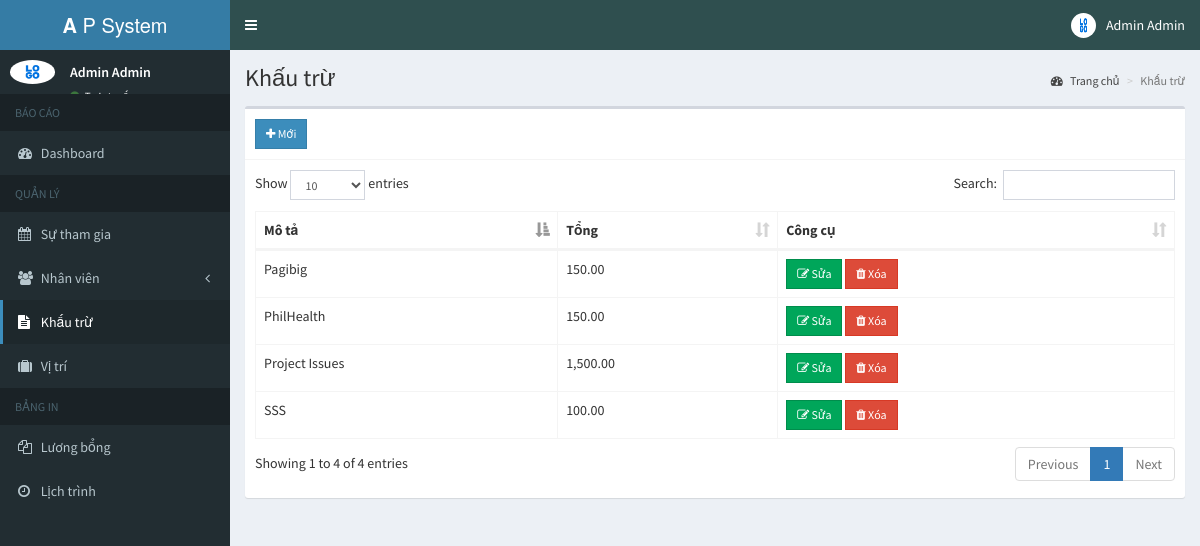
/admin/deduction.php (signed in), run on the app's committed database.
### tables this page shows
CREATE TABLE `deductions` (
  `id` int(11) NOT NULL,
  `description` varchar(100) NOT NULL,
  `amount` double NOT NULL
);

### admin/includes/session.php (called while the page is built, shortened)
<?php
	include 'includes/conn.php';
	$sql = "SELECT * FROM admin WHERE id = '".$_SESSION['admin']."'";
	$query = $conn->query($sql);
	$user = $query->fetch_assoc();
?>

### admin/deduction.php (the view, shortened to what this page needs)
<?php include 'includes/session.php'; ?>
<?php include 'includes/header.php'; ?>
<body class="hold-transition skin-blue sidebar-mini">
<div class="wrapper">
  <?php include 'includes/navbar.php'; ?>
  <?php include 'includes/menubar.php'; ?>
  <div class="content-wrapper">
    <section class="content-header">
      <h1>
        Khấu trừ
      </h1>
      <ol class="breadcrumb">
        <li><a href="#"><i class="fa fa-dashboard"></i> Trang chủ</a></li>
        <li class="active">Khấu trừ</li>
      </ol>
    </section>
    <section class="content">
      <div class="row">
        <div class="col-xs-12">
          <div class="box">
            <div class="box-header with-border">
              <a href="#addnew" data-toggle="modal" class="btn btn-primary btn-sm btn-flat"><i class="fa fa-plus"></i> Mới</a>
            </div>
            <div class="box-body">
              <table id="example1" class="table table-bordered">
                <thead>
                  <th>Mô tả</th>
                  <th>Tổng</th>
                  <th>Công cụ</th>
                </thead>
                <tbody>
                  <?php
                    $sql = "SELECT * FROM deductions";
                    $query = $conn->query($sql);
                    while($row = $query->fetch_assoc()){
                      echo "
                        <tr>
                          <td>".$row['description']."</td>
                          <td>".number_format($row['amount'], 2)."</td>
                          <td>
                            <button class='btn btn-success btn-sm edit btn-flat' data-id='".$row['id']."'><i class='fa fa-edit'></i> Sửa</button>
                            <button class='btn btn-danger btn-sm delete btn-flat' data-id='".$row['id']."'><i class='fa fa-trash'></i> Xóa</button>
                          </td>
                        </tr>
                      ";
                    }
                  ?>
                </tbody>
              </table>
            </div>
          </div>
        </div>
      </div>
    </section>
  </div>
</div>
</body>
</html>

### admin/includes/header.php (shortened to what this page needs)
<!DOCTYPE html>
<html>
<head>
  	<link rel="stylesheet" href="../bower_components/bootstrap/dist/css/bootstrap.min.css">
  	<link rel="stylesheet" href="../bower_components/font-awesome/css/font-awesome.min.css">
  	<link rel="stylesheet" href="../bower_components/Ionicons/css/ionicons.min.css">
    <link rel="stylesheet" href="../dist/css/AdminLTE.min.css">
    <link rel="stylesheet" href="../bower_components/datatables.net-bs/css/dataTables.bootstrap.min.css">
    <link rel="stylesheet" href="../bower_components/bootstrap-daterangepicker/daterangepicker.css">
    <link rel="stylesheet" href="../plugins/timepicker/bootstrap-timepicker.min.css">
    <link rel="stylesheet" href="../bower_components/bootstrap-datepicker/dist/css/bootstrap-datepicker.min.css">
    <link rel="stylesheet" href="../dist/css/skins/_all-skins.min.css">
</head>

### admin/includes/navbar.php (shortened to what this page needs)
<header class="main-header">
    <a href="home.php" class="logo">
      <span class="logo-lg"><b>A</b> P System</span>
    </a>
    <nav class="navbar navbar-static-top">
      <a href="#" class="sidebar-toggle" data-toggle="push-menu" role="button">
      </a>
      <div class="navbar-custom-menu">
        <ul class="nav navbar-nav">
          <li class="dropdown user user-menu">
            <a href="#" class="dropdown-toggle" data-toggle="dropdown">
              <img src="<?php echo (!empty($user['photo'])) ? '../images/'.$user['photo'] : '../images/profile.jpg'; ?>" class="user-image" alt="User Image">
              <span class="hidden-xs"><?php echo $user['firstname'].' '.$user['lastname']; ?></span>
            </a>
          </li>
        </ul>
      </div>
    </nav>
  </header>

### admin/includes/menubar.php (shortened to what this page needs)
<aside class="main-sidebar">
    <section class="sidebar">
      <div class="user-panel">
        <div class="pull-left image">
          <img src="<?php echo (!empty($user['photo'])) ? '../images/'.$user['photo'] : '../images/profile.jpg'; ?>" class="img-circle" alt="User Image">
        </div>
        <div class="pull-left info">
          <p><?php echo $user['firstname'].' '.$user['lastname']; ?></p>
          <a><i class="fa fa-circle text-success"></i> Trực tuyến</a>
        </div>
      </div>
      <ul class="sidebar-menu" data-widget="tree">
        <li class="header">BÁO CÁO</li>
        <li class=""><a href="home.php"><i class="fa fa-dashboard"></i> <span>Dashboard</span></a></li>
        <li class="header">QUẢN LÝ</li>
        <li><a href="attendance.php"><i class="fa fa-calendar"></i> <span>Sự tham gia</span></a></li>
        <li class="treeview">
          <a href="#">
            <i class="fa fa-users"></i>
            <span>Nhân viên</span>
            <span class="pull-right-container">
              <i class="fa fa-angle-left pull-right"></i>
            </span>
          </a>
        </li>
        <li><a href="deduction.php"><i class="fa fa-file-text"></i> Khấu trừ</a></li>
        <li><a href="position.php"><i class="fa fa-suitcase"></i> Vị trí</a></li>
        <li class="header">BẢNG IN</li>
        <li><a href="payroll.php"><i class="fa fa-files-o"></i> <span>Lương bổng</span></a></li>
        <li><a href="schedule_employee.php"><i class="fa fa-clock-o"></i> <span>Lịch trình</span></a></li>
      </ul>
    </section>
  </aside>

### data on the page
deductions: description "SSS", amount "100.00"
deductions: description "Pagibig", amount "150.00"
deductions: description "PhilHealth", amount "150.00"
deductions: description "Project Issues", amount "1,500.00"

### other printed values
$user['firstname'] "Admin"
$user['lastname'] "Admin"
